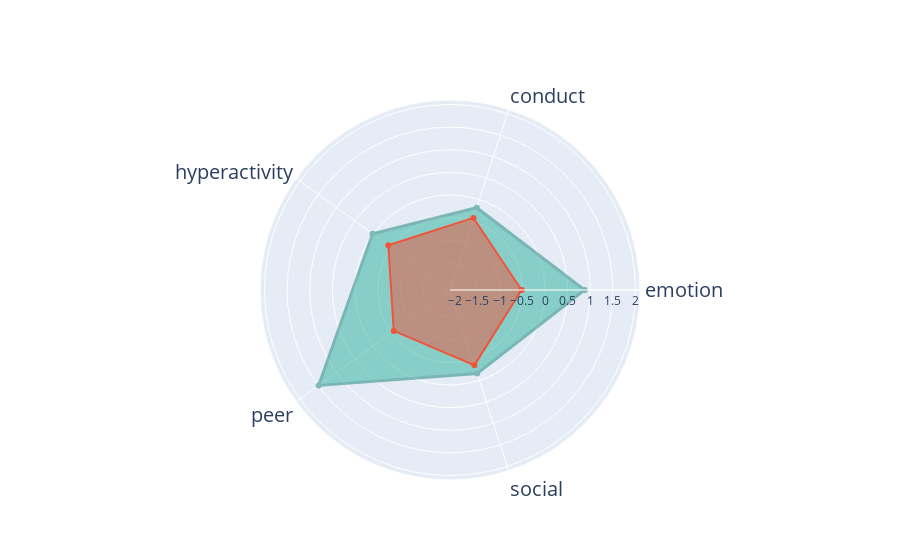

This figure's notebook cell:
### Code cell
import plotly.graph_objects as go
from matplotlib import cm

categories = ['emotion', 'conduct', 'hyperactivity','peer', 'social']
categories.append(categories[0])
profileCluster2bis = profileCluster2
profileCluster2bis.append(profileCluster2[0])
profileClusterTypical = profileCluster6
profileClusterTypical.append(profileCluster6[0])

fig = go.Figure()

fig.add_trace(go.Scatterpolar(
      r=profileCluster2bis,
      theta=categories,
      fill='toself',
      fillcolor = 'rgba'+ str((44,177,158,1)),
    #fillcolor = 'rgba'+ str((0.229739, 0.322361, 0.545706, 1.)),
    #fillcolor = 'green',
    opacity = 0.5,
    line=dict(color='rgba'+ str((20,130,120,1)), width=3),
    
))

fig.add_trace(go.Scatterpolar(
      r=profileClusterTypical,
      theta=categories,
      fill='toself',
      
))


fig.update_layout(
  polar=dict(
    radialaxis=dict(
      visible=True,
      range=[-2.1, 2.1]
    ),
   angularaxis = dict(tickfont_size = 20)
  
  ),
  showlegend=False
)

#plt.savefig('clustersProfiles.png')
fig.show()
fig.write_image("cluster2_MCS7_peeremotion.svg")

### Figure 1 — Plotly figure (JSON) as saved in the notebook; plotly's stock layout.template omitted (floating-point values rounded to 4 significant figures)
{"data": [{"fill": "toself", "fillcolor": "rgba(44, 177, 158, 1)", "line": {"color": "rgba(20, 130, 120, 1)", "width": 3}, "name": "Cluster 1", "opacity": 0.5, "r": [0.8731, -0.1869, 0.01579, 1.488, -0.1587, 0.8731], "theta": ["emotion", "conduct", "hyperactivity", "peer", "social", "emotion"], "type": "scatterpolar"}, {"fill": "toself", "name": "Cluster 4", "r": [-0.5182, -0.4239, -0.4147, -0.5624, -0.3535, -0.5182, -0.5182, -0.5182], "theta": ["emotion", "conduct", "hyperactivity", "peer", "social", "emotion"], "type": "scatterpolar"}], "layout": {"autosize": true, "polar": {"angularaxis": {"tickfont": {"size": 20}, "type": "category"}, "radialaxis": {"autorange": false, "range": [-2.1, 2.1], "type": "linear", "visible": true}}, "showlegend": false}}
